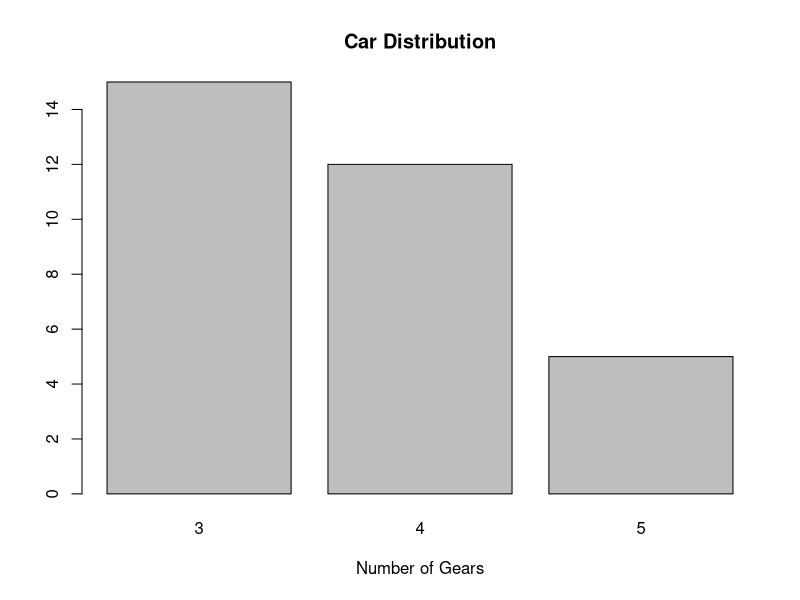
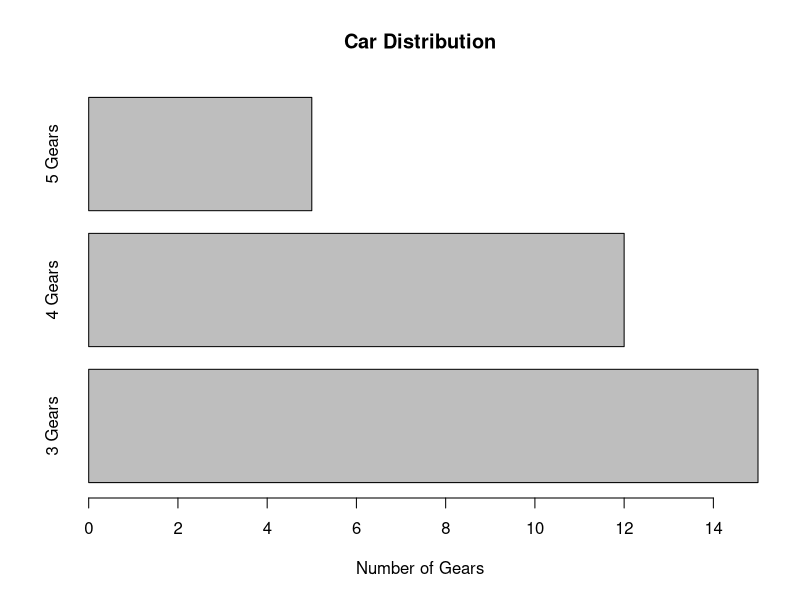
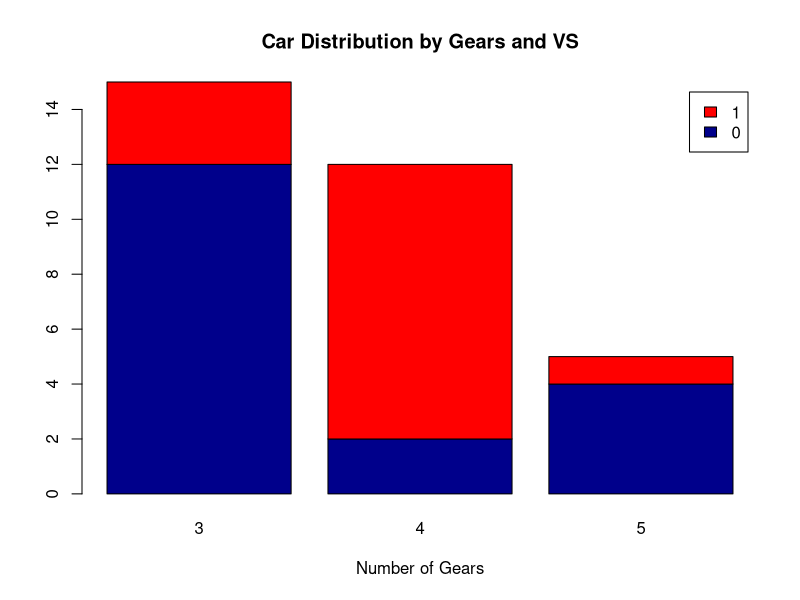
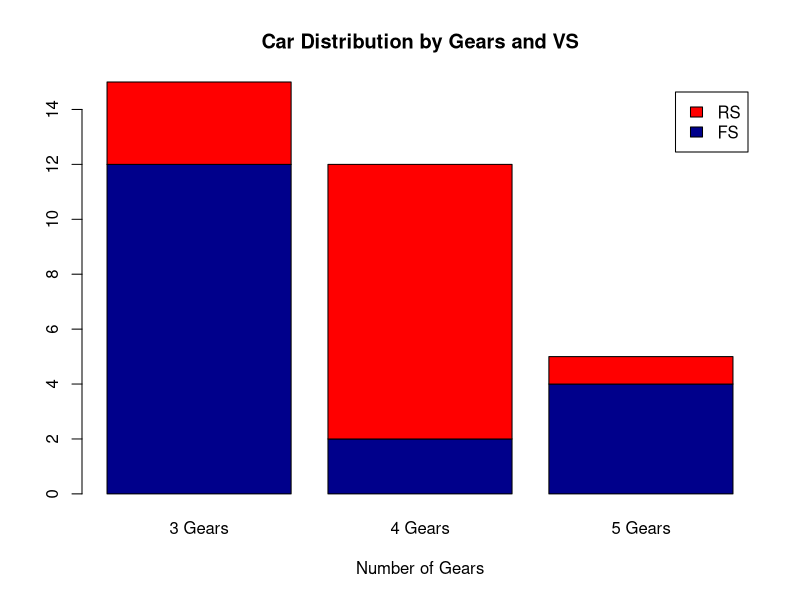
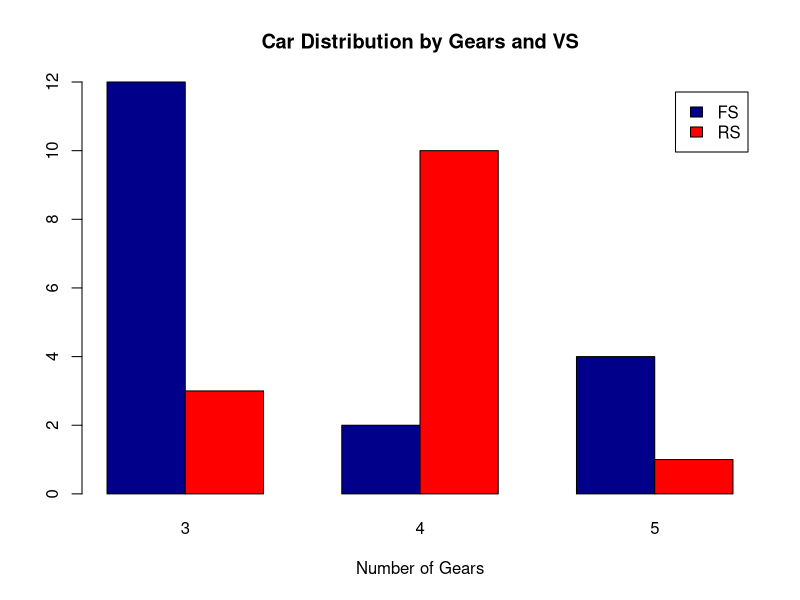
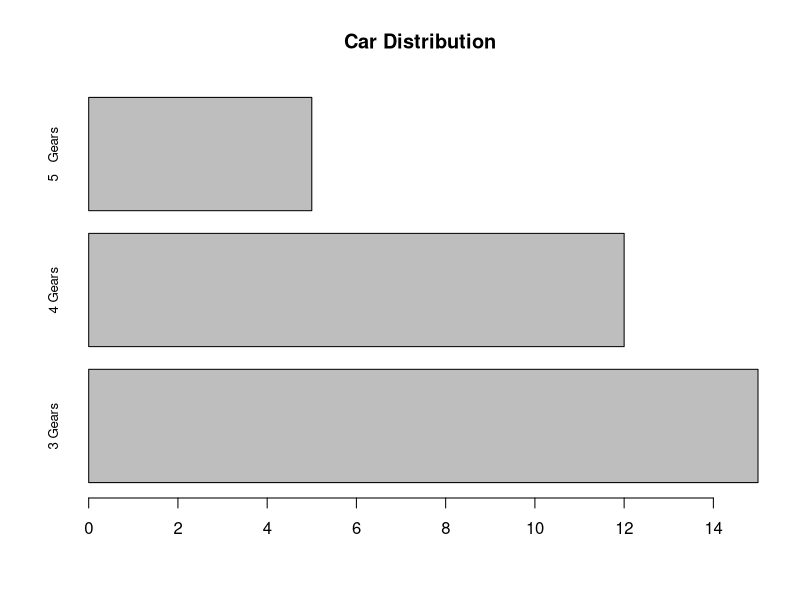
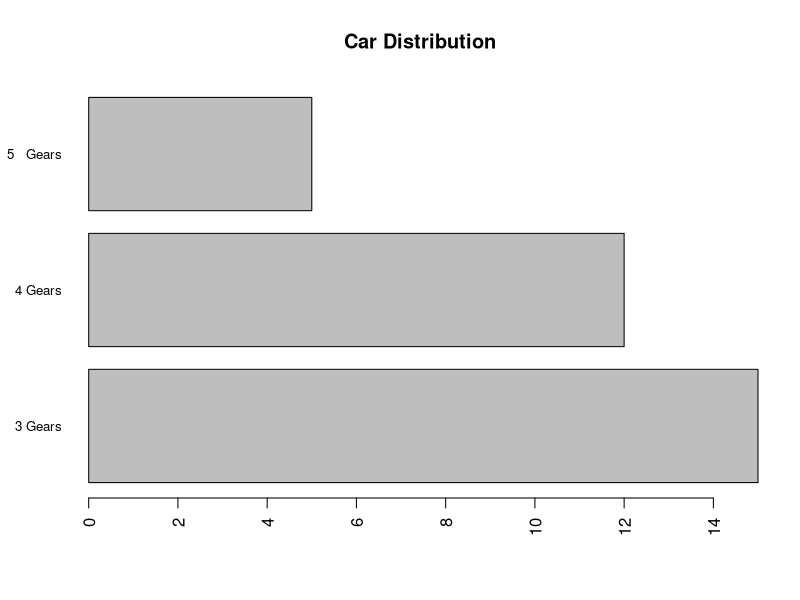
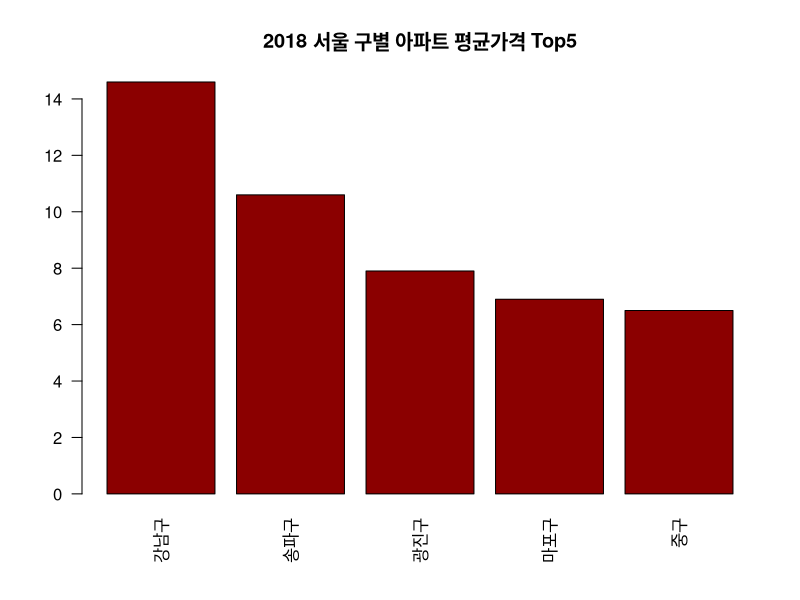

Source code (R) for these figures, in order:
## ---- chunk 1

counts <- table(mtcars$gear)
counts
barplot(counts, main="Car Distribution", xlab="Number of Gears") 
## ---- chunk 2

counts <- table(mtcars$gear)
barplot(counts, main="Car Distribution", xlab="Number of Gears", horiz=TRUE,
        names.arg=c("3 Gears", "4 Gears", "5 Gears")) 
## ---- chunk 3
counts <- table(mtcars$vs, mtcars$gear)
counts
barplot(counts, main="Car Distribution by Gears and VS",
        xlab="Number of Gears", col=c("darkblue","red"),
        legend = rownames(counts)) 
## ---- chunk 4
counts <- table(mtcars$vs, mtcars$gear)
row.names(counts)=c("FS","RS")
colnames(counts)=c("3 Gears", "4 Gears", "5 Gears")
counts
barplot(counts, main="Car Distribution by Gears and VS",
        xlab="Number of Gears", col=c("darkblue","red"),
        legend = rownames(counts)) 
## ---- chunk 5
counts <- table(mtcars$vs, mtcars$gear)
barplot(counts, main="Car Distribution by Gears and VS",
        xlab="Number of Gears", col=c("darkblue","red"),
        legend = c("FS","RS"), beside=TRUE)
## ---- chunk 6
counts <- table(mtcars$gear)
barplot(counts, main="Car Distribution", horiz=TRUE, names.arg=c("3 Gears", "4 Gears", "5   Gears"), cex.names=0.8)
## ---- chunk 7
par(las=2) 
barplot(counts, main="Car Distribution", horiz=TRUE, names.arg=c("3 Gears", "4 Gears", "5   Gears"), cex.names=0.8)
## ---- chunk 8
apt <- c(14.6,10.6,7.9,6.9,6.5)
barplot(apt, names.arg = c("강남구","송파구","광진구","마포구","중구"),
        main="2018 서울 구별 아파트 평균가격 Top5", col="darkred")
## ---- chunk 9
apt <- c(14.6,10.6,7.9,6.9,6.5)
barp<-barplot(apt, names.arg = c("강남구","송파구","광진구","마포구","중구"),
        main="2018 서울 구별 아파트 평균가격 Top5", col="darkred", ylim=c(0,16))
barp
text(barp, apt+1, labels=apt)
## ---- chunk 10
apt <- c(14.6,10.6,7.9,6.9,6.5)
barp<-barplot(apt, names.arg = c("강남구","송파구","광진구","마포구","중구"),
        main="2018 서울 구별 아파트 평균가격 Top5", col="darkred", ylim=c(0,16),
        width=apt)
barp
text(barp, apt+1, labels=apt)
## ---- chunk 11
apt <- c(14.6,10.6,7.9,6.9,6.5)
barp<-barplot(apt, names.arg = c("강남구","송파구","광진구","마포구","중구"),
        main="2018 서울 구별 아파트 평균가격 Top5", col="darkred", ylim=c(0,16),
        width=apt, space=2)
barp
text(barp, apt+1, labels=apt)
## ---- chunk 12
counts <- table(mtcars$vs, mtcars$gear)
counts
barplot(counts, main="Car Distribution by Gears and VS",
        xlab="Number of Gears", beside=TRUE,
        legend = rownames(counts), space = c(0.2, 1))  
## ---- chunk 13
apt <- c(14.6,10.6,7.9,6.9,6.5)
barp<-barplot(apt, names.arg = c("강남구","송파구","광진구","마포구","중구"),
        main="2018 서울 구별 아파트 평균가격 Top5", col="darkred", ylim=c(0,16),
        width=apt, density=5)
barp
text(barp, apt+1, labels=apt)
## ---- chunk 14
apt <- c(14.6,10.6,7.9,6.9,6.5)
barplot(apt, names.arg = c("강남구","송파구","광진구","마포구","중구"),
        main="2018 서울 구별 아파트 평균가격 Top5", ylim=c(0,16),
        width=apt, col=rainbow(length(apt)), border="gold")
## ---- chunk 15
apt <- c(14.6,10.6,7.9,6.9,6.5)
barplot(apt, names.arg = c("강남구","송파구","광진구","마포구","중구"),
        main="2018 서울 구별 아파트 평균가격 Top5", axes=FALSE)
## ---- chunk 16
apt <- c(14.6,10.6,7.9,6.9,6.5)
barplot(apt, names.arg = c("강남구","송파구","광진구","마포구","중구"),
        main="2018 서울 구별 아파트 평균가격 Top5", cex.axis=1.5)
## ---- chunk 17
apt <- c(14.6,10.6,7.9,6.9,6.5)
barplot(-apt, names.arg = c("강남구","송파구","광진구","마포구","중구"),
        main="2018 서울 구별 아파트 평균가격 Top5", col="darkred")
## ---- chunk 18
par(las=2)
data <- rev(c(3.74,2.46,2.41,2.37,1.88,1.77,1.71,1.50,1.43,1.39,0.96))
name <- rev(c("라트비아","슬로바키아","헝가리","한국","캐나다","미국","영국","프랑스","독일","스위스","일본"))
col1 <- ifelse(name=="한국","navyblue","lightblue")
bar1<-barplot(data, horiz=T, names.arg=name, col=col1, cex.names = 0.7, border="white", ylim=c(0.3,13),
              main="OECD 주요국 가계소득 증가 현황", axes=F)
text(data+0.15, bar1, labels=data)
text(3.74-0.15, 12.7, labels=3.74)
text(data[name=="한국"]+0.15, bar1[name=="한국"], labels=2.37, col="red")
abline(v=1.93, lty=2)
## ---- chunk 19
data1 <- rev(c(-47.7,-41.3,-41.1,-38.3))
data2 <- rev(c(108.3,90.4,73.8,22))

name1 <- rev(c("슬로바키아","에스토니아","룩셈부르크","덴마트"))
name2 <- rev(c("대한민국", "칠레", "터키", "멕시코"))

lab1 <- paste0(data1,"% ", name1)
lab2 <- paste0(name2," ",data2,"%")

lab1
lab2

bar1<-barplot(data1, horiz=T, col="burlywood2", axes=F, border="white")
text(data1+7,bar1,labels=lab1, col="darkcyan", cex=1.3)
bar2<-barplot(data2, horiz=T, col="darkcyan",  axes=F, border="white")
text(data2-13,bar2,labels=lab2, col="burlywood2", cex=1.3)

bar1<-barplot(data1, horiz=T, col="burlywood2", axes=F, border="white", xlim=c(-50,110),
              main="1994-2014년 1인당 이산화탄소 배출증가율", cex.main=2)
text(data1+13,bar1,labels=lab1, col="darkcyan", cex=1)
par(new=T)
bar2<-barplot(data2, horiz=T, col="darkcyan",  axes=F, border="white", xlim=c(-50,110))
text(data2-13,bar2,labels=lab2, col="burlywood2", cex=1)
